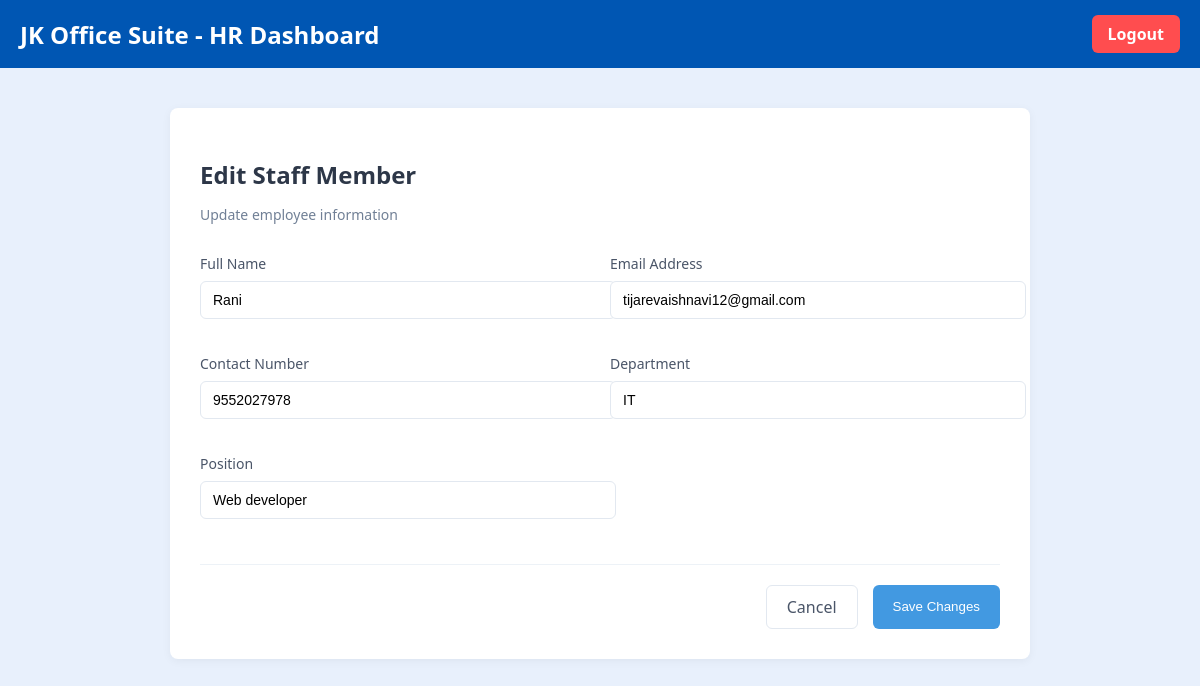
Page /HR/edit-staff/17/ on the committed database.
### Authentication/models.py (models this page shows, shortened)
class Staff(models.Model):
    user = models.OneToOneField(User, on_delete=models.CASCADE, null=True, blank=True)
    full_name = models.CharField(max_length=255)
    email = models.EmailField(unique=True)
    contact_number = models.CharField(max_length=20)
    adhar_card = models.CharField(max_length=20, unique=True)
    username = models.CharField(max_length=150, unique=True)
    password = models.CharField(max_length=255)
    company_code = models.CharField(max_length=100)
    department = models.CharField(max_length=100)
    manager = models.ForeignKey(Manager, on_delete=models.SET_NULL, null=True, blank=True)
    position = models.CharField(max_length=100)
    joining_date = models.DateField(default=timezone.now)
    salary = models.DecimalField(max_digits=10, decimal_places=2, default=0.00)
    emergency_phone = models.CharField(max_length=20, blank=True, null=True)
    address = models.TextField(blank=True, null=True)
    qualifications = models.CharField(max_length=255, blank=True, null=True)
    experience = models.CharField(max_length=255, blank=True, null=True)
    qr_code = models.ImageField(upload_to='staff_qr_codes/', blank=True, null=True)
    is_suspended = models.BooleanField(default=False)

### HR/views.py (the view, shortened to what this page needs)
# urls.py: path('edit-staff/<int:staff_id>/', views.edit_staff, name='edit_staff'),
def edit_staff(request, staff_id):
    staff = get_object_or_404(Staff, pk=staff_id)
    return render(request, 'hr/edit_staff.html', {'staff': staff})

### HR/templates/hr/edit_staff.html (shortened to what this page needs)
{% extends 'base_hr.html' %}
{% load static %}
{% block content %}
<div class="staff-edit-container">
    <div class="staff-edit-header">
        <h2>Edit Staff Member</h2>
        <p>Update employee information</p>
    </div>
    <form method="POST" class="staff-edit-form">
        <div class="form-grid">
            <div class="form-group">
                <label for="full_name">Full Name</label>
                <input type="text" id="full_name" name="full_name" value="{{ staff.full_name }}" required>
            </div>
            <div class="form-group">
                <label for="email">Email Address</label>
                <input type="email" id="email" name="email" value="{{ staff.email }}" required>
            </div>
            <div class="form-group">
                <label for="contact_number">Contact Number</label>
                <input type="tel" id="contact_number" name="contact_number" value="{{ staff.contact_number }}" required>
            </div>
            <div class="form-group">
                <label for="department">Department</label>
                <input type="text" id="department" name="department" value="{{ staff.department }}" required>
            </div>
            <div class="form-group">
                <label for="position">Position</label>
                <input type="text" id="position" name="position" value="{{ staff.position }}" required>
            </div>
        </div>
        <div class="form-actions">
            <a href="{% url 'manage_employees' %}" class="cancel-btn">Cancel</a>
            <button type="submit" class="save-btn">Save Changes</button>
        </div>
    </form>
</div>
{% endblock %}

### HR/templates/base_hr.html (style rules this page uses)
body { font-family: 'Segoe UI', Tahoma, Geneva, Verdana, sans-serif; background-color: #e8f0fc; margin: 0; padding: 0; }

### HR/templates/hr/edit_staff.html (style rules this page uses)
.staff-edit-container { max-width: 800px; margin: 0 auto; padding: 30px; background: #fff; border-radius: 8px; box-shadow: 0 2px 10px rgba(0, 0, 0, 0.05); }
.staff-edit-header { margin-bottom: 30px; }
.staff-edit-header h2 { font-size: 24px; color: #2d3748; margin-bottom: 5px; }
.staff-edit-header p { color: #718096; font-size: 14px; }
.staff-edit-form { margin-top: 20px; }
.form-grid { display: grid; grid-template-columns: repeat(auto-fit, minmax(300px, 1fr)); gap: 20px; margin-bottom: 30px; }
.form-group { margin-bottom: 15px; }
.form-group label { display: block; margin-bottom: 8px; font-weight: 500; color: #4a5568; font-size: 14px; }
.form-group input, .form-group select { width: 100%; padding: 10px 12px; border: 1px solid #e2e8f0; border-radius: 6px; font-size: 14px; transition: border-color 0.3s; }
.form-actions { display: flex; justify-content: flex-end; gap: 15px; margin-top: 30px; padding-top: 20px; border-top: 1px solid #edf2f7; }
.save-btn { background-color: #4299e1; color: white; padding: 10px 20px; border: none; border-radius: 6px; cursor: pointer; font-weight: 500; transition: background-color 0.3s; }
.cancel-btn { background-color: #fff; color: #4a5568; padding: 10px 20px; border: 1px solid #e2e8f0; border-radius: 6px; text-decoration: none; font-weight: 500; transition: all 0.3s; }

### rows in the picture
Staff: full_name "Rani", email "tijarevaishnavi12@gmail.com", contact_number "9552027978", department "IT", position "Web developer"
